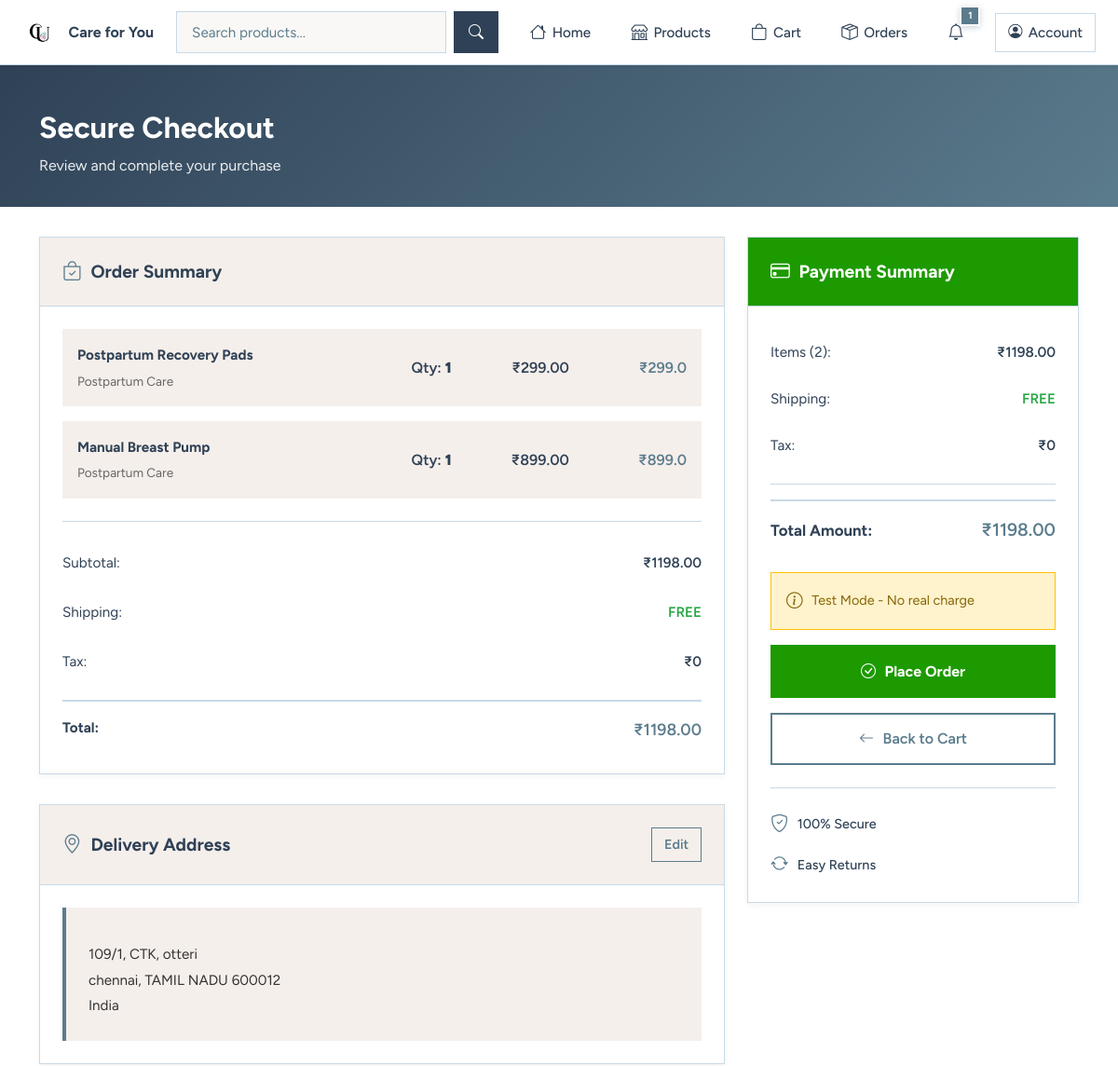
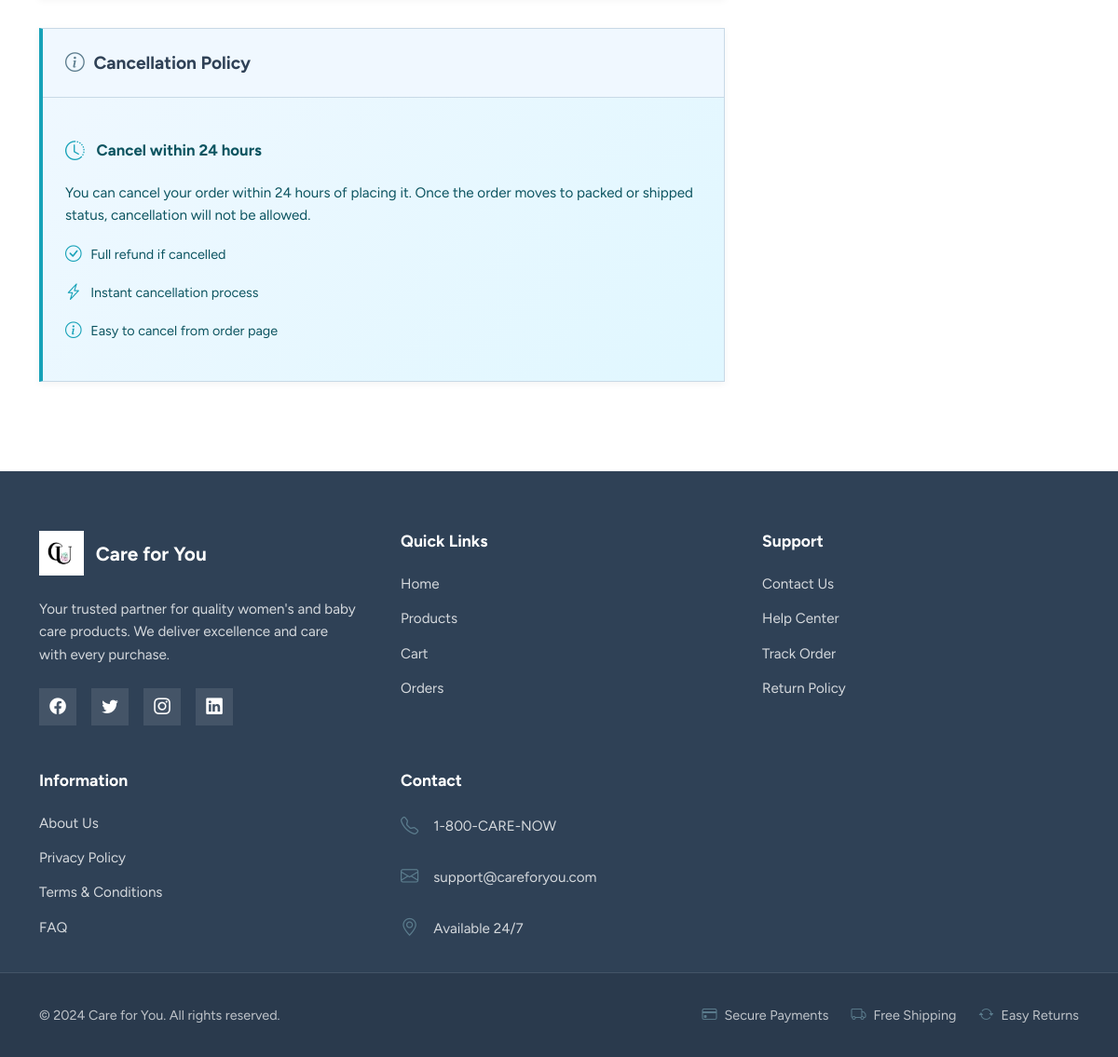
The app's page /orders/checkout/ (signed in) with its own data (2 pictures, top to bottom).
### apps/cart/models.py (models this page shows, shortened)
class CartItem(models.Model):
    cart = models.ForeignKey(Cart, on_delete=models.CASCADE, related_name="items")
    product = models.ForeignKey(Product, on_delete=models.CASCADE)
    quantity = models.PositiveIntegerField(default=1)
    class Meta:
        unique_together = ("cart", "product")

### apps/products/models.py (models this page shows, shortened)
class Product(models.Model):
    AGE_GROUP_CHOICES = [
        ("all", "All Ages"),
        ("0-6", "0-6 months"),
        ("6-12", "6-12 months"),
        ("1-3", "1-3 years"),
        ("3+", "3+ years"),
        ("mother", "Mother Care"),
    ]
    name = models.CharField(max_length=150)
    category = models.ForeignKey(Category, on_delete=models.PROTECT, related_name="products")
    price = models.DecimalField(max_digits=10, decimal_places=2)
    description = models.TextField()
    image = models.ImageField(upload_to="products/", blank=True, null=True)
    stock = models.PositiveIntegerField(default=0)
    baby_age_group = models.CharField(max_length=10, choices=AGE_GROUP_CHOICES, default="all")
    is_active = models.BooleanField(default=True)
    created_at = models.DateTimeField(auto_now_add=True)
    class Meta:
        ordering = ["-created_at"]

class Category(models.Model):
    name = models.CharField(max_length=100, unique=True)
    slug = models.SlugField(unique=True)

### apps/accounts/models.py (models this page shows, shortened)
class UserProfile(models.Model):
    GENDER_CHOICES = [("M", "Male"), ("F", "Female"), ("O", "Other")]
    MARITAL_STATUS_CHOICES = [("single", "Single"), ("married", "Married"), ("divorced", "Divorced"), ("widowed", "Widowed")]
    PARENT_CHOICES = [("yes", "Yes"), ("no", "No"), ("planning", "Planning")]
    PREGNANCY_STAGE_CHOICES = [
        ("planning", "Planning Pregnancy"),
        ("1st", "1st Trimester"),
        ("2nd", "2nd Trimester"),
        ("3rd", "3rd Trimester"),
        ("postpartum", "Postpartum"),
    ]
    BABY_AGE_GROUP_CHOICES = [
        ("newborn", "Newborn (0–3 months)"),
        ("infant", "Infant (3–12 months)"),
        ("toddler", "Toddler (1–3 years)"),
        ("preschool", "Preschool (3+ years)"),
    ]
    BABY_GENDER_CHOICES = [("M", "Boy"), ("F", "Girl"), ("unknown", "Not Known")]
    user = models.OneToOneField(User, on_delete=models.CASCADE, related_name="profile")
    mobile_number = models.CharField(max_length=20, blank=True)
    date_of_birth = models.DateField(blank=True, null=True)
    gender = models.CharField(max_length=10, choices=GENDER_CHOICES, blank=True)
    marital_status = models.CharField(max_length=20, choices=MARITAL_STATUS_CHOICES, blank=True)
    house_number = models.CharField(max_length=50, blank=True)
    street_name = models.CharField(max_length=150, blank=True)
    city = models.CharField(max_length=50, blank=True)
    state = models.CharField(max_length=50, blank=True)
    pincode = models.CharField(max_length=20, blank=True)
    country = models.CharField(max_length=50, blank=True, default="India")
    is_default_address = models.BooleanField(default=False)
    is_parent = models.CharField(max_length=20, choices=PARENT_CHOICES, blank=True)
    baby_age_group = models.CharField(max_length=20, choices=BABY_AGE_GROUP_CHOICES, blank=True)
    baby_gender = models.CharField(max_length=10, choices=BABY_GENDER_CHOICES, blank=True)
    pregnancy_stage = models.CharField(max_length=20, choices=PREGNANCY_STAGE_CHOICES, blank=True)
    health_condition = models.CharField(max_length=120, blank=True)
    profile_complete = models.BooleanField(default=False)
    created_at = models.DateTimeField(auto_now_add=True)
    updated_at = models.DateTimeField(auto_now=True)

### apps/orders/views.py (the view, shortened to what this page needs)
# urls.py: path("checkout/", CheckoutView.as_view(), name="checkout"),
class CheckoutView(LoginRequiredMixin, View):
    success_url = reverse_lazy("orders:list")
    def get(self, request):
        cart = Cart.objects.filter(user=request.user).first()
        if not cart or not cart.items.exists():
            messages.error(request, "Your cart is empty.")
            return redirect("cart:summary")
        profile, _ = UserProfile.objects.get_or_create(user=request.user)
        if not (profile.house_number and profile.street_name and profile.city and profile.state and profile.pincode):
            messages.warning(request, "Please provide your delivery address to proceed.")
            return redirect("accounts:quick_address")
        total = sum(item.product.price * item.quantity for item in cart.items.all())
        context = {
            "cart": cart,
            "profile": profile,
            "total": total,
            "item_count": cart.items.count(),
            "razorpay_key_id": settings.RAZORPAY_KEY_ID,
        }
        return render(request, "orders/checkout.html", context)

### apps/accounts/authentication.py (called while the page is built)
    def get_user(self, user_id):
        try:
            return User.objects.get(pk=user_id)
        except User.DoesNotExist:
            return None

### apps/notifications_app/templatetags/notification_filters.py (called while the page is built)
@register.filter
def unread_count(user):
    if user and user.is_authenticated:
        return user.notifications.filter(is_read=False).count()
    return 0

### apps/orders/templatetags/custom_filters.py (called while the page is built)
@register.filter
def mul(value, arg):
    try:
        return float(value) * float(arg)
    except (ValueError, TypeError):
        return 0

### templates/orders/checkout.html (shortened to what this page needs)
{% extends 'base.html' %}
{% load custom_filters %}
{% block content %}
<div class="checkout-header">
    <div class="container-lg">
        <h1 class="checkout-title">Secure Checkout</h1>
        <p class="checkout-subtitle">Review and complete your purchase</p>
    </div>
</div>
<div class="container-lg checkout-wrapper">
    <div class="row g-4">
        <div class="col-lg-8">
            <div class="checkout-card">
                <div class="checkout-card-header">
                    <h3><i class="bi bi-bag-check"></i> Order Summary</h3>
                </div>
                <div class="checkout-card-body">
                    <div class="order-items-list">
                        {% for item in cart.items.all %}
                        <div class="order-item">
                            <div class="item-info">
                                <div class="item-name">{{ item.product.name }}</div>
                                <div class="item-category">{{ item.product.category.name }}</div>
                            </div>
                            <div class="item-qty">Qty: <strong>{{ item.quantity }}</strong></div>
                            <div class="item-unit-price">₹{{ item.product.price }}</div>
                            <div class="item-subtotal">₹{{ item.product.price|mul:item.quantity }}</div>
                        </div>
                        {% endfor %}
                    </div>
                    <div class="checkout-divider"></div>
                    <div class="order-summary-breakdown">
                        <div class="breakdown-row">
                            <span>Subtotal:</span>
                            <strong>₹{{ total }}</strong>
                        </div>
                        <div class="breakdown-row">
                            <span>Shipping:</span>
                            <strong class="text-success">FREE</strong>
                        </div>
                        <div class="breakdown-row">
                            <span>Tax:</span>
                            <strong>₹0</strong>
                        </div>
                        <div class="breakdown-row breakdown-total">
                            <span>Total:</span>
                            <strong>₹{{ total }}</strong>
                        </div>
                    </div>
                </div>
            </div>
            <div class="checkout-card">
                <div class="checkout-card-header">
                    <h3><i class="bi bi-geo-alt"></i> Delivery Address</h3>
                    <a href="{% url 'accounts:quick_address' %}" class="edit-link">Edit</a>
                </div>
                <div class="checkout-card-body">
                    <div class="address-display">
                        <div class="address-text">
                            {{ profile.house_number }}, {{ profile.street_name }}<br>
                            {{ profile.city }}, {{ profile.state }} {{ profile.pincode }}<br>
                            {{ profile.country }}
                        </div>
                    </div>
                </div>
            </div>
            <div class="checkout-card policy-card">
                <div class="checkout-card-header">
                    <h3><i class="bi bi-info-circle"></i> Cancellation Policy</h3>
                </div>
                <div class="checkout-card-body">
                    <div class="policy-content">
                        <div class="policy-header">
                            <i class="bi bi-clock-history"></i>
                            <strong>Cancel within 24 hours</strong>
                        </div>
                        <p class="policy-text">You can cancel your order within 24 hours of placing it. Once the order moves to packed or shipped status, cancellation will not be allowed.</p>
                        <div class="policy-benefits">
                            <div class="benefit">
                                <i class="bi bi-check-circle"></i>
                                <span>Full refund if cancelled</span>
                            </div>
                            <div class="benefit">
                                <i class="bi bi-lightning-charge"></i>
                                <span>Instant cancellation process</span>
                            </div>
                            <div class="benefit">
                                <i class="bi bi-info-circle"></i>
                                <span>Easy to cancel from order page</span>
                            </div>
                        </div>
                    </div>
                </div>
            </div>
        </div>
        <div class="col-lg-4">
            <div class="payment-sticky">
                <div class="payment-card">
                    <div class="payment-card-header">
                        <h3><i class="bi bi-credit-card"></i> Payment Summary</h3>
                    </div>
                    <div class="payment-card-body">
                        <div class="payment-row">
                            <span>Items ({{ item_count }}):</span>
                            <strong>₹{{ total }}</strong>
                        </div>
                        <div class="payment-row">
                            <span>Shipping:</span>
                            <strong class="text-success">FREE</strong>
                        </div>
                        <div class="payment-row">
                            <span>Tax:</span>
                            <strong>₹0</strong>
                        </div>
                        <div class="payment-divider"></div>
                        <div class="payment-row payment-total">
                            <span>Total Amount:</span>
                            <strong>₹{{ total }}</strong>
                        </div>
                        <div class="test-mode-info">
                            <i class="bi bi-info-circle"></i>
                            <span>Test Mode - No real charge</span>
                        </div>
                        <form method="post" class="place-order-form">
                            <button type="submit" class="btn-place-order">
                                <i class="bi bi-check-circle"></i> Place Order
                            </button>
                        </form>
                        <a href="{% url 'cart:summary' %}" class="btn-back-to-cart">
                            <i class="bi bi-arrow-left"></i> Back to Cart
                        </a>
                        <div class="trust-badges">
                            <div class="badge-item">
                                <i class="bi bi-shield-check"></i>
                                <span>100% Secure</span>
                            </div>
                            <div class="badge-item">
                                <i class="bi bi-arrow-repeat"></i>
                                <span>Easy Returns</span>
                            </div>
                        </div>
                    </div>
                </div>
            </div>
        </div>
    </div>
</div>
{% endblock %}

### static/css/styles.css (style rules this page uses)
:root { --font-family-base: 'Figtree', sans-serif; --primary-navy: #2F4156; --secondary-teal: #5B7C8D; --accent-blue: #C8D9E6; --bg-beige: #F5EFEB; --text-dark: #2F4156; --text-light: #5B7C8D; --border-color: #D8D0CA; --white: #FFFFFF; }
* { margin: 0; padding: 0; box-sizing: border-box; border-radius: 0 !important; }
html, body { height: 100%; }
body { background-color: var(--white); font-family: var(--font-family-base); color: var(--text-dark); line-height: 1.6; }

### records on screen
CartItem: product.name "Postpartum Recovery Pads", product.category.name "Postpartum Care", quantity "1", product.price "299.00", product.price|mul "299.0"
CartItem: product.name "Manual Breast Pump", product.category.name "Postpartum Care", quantity "1", product.price "899.00", product.price|mul "899.0"
UserProfile: house_number "109/1", street_name "CTK, otteri", city "chennai", state "TAMIL NADU", pincode "600012", country "India"

### other values on screen
{{ count }} "1"
{{ total }} "1198.00"
{{ item_count }} "2"
